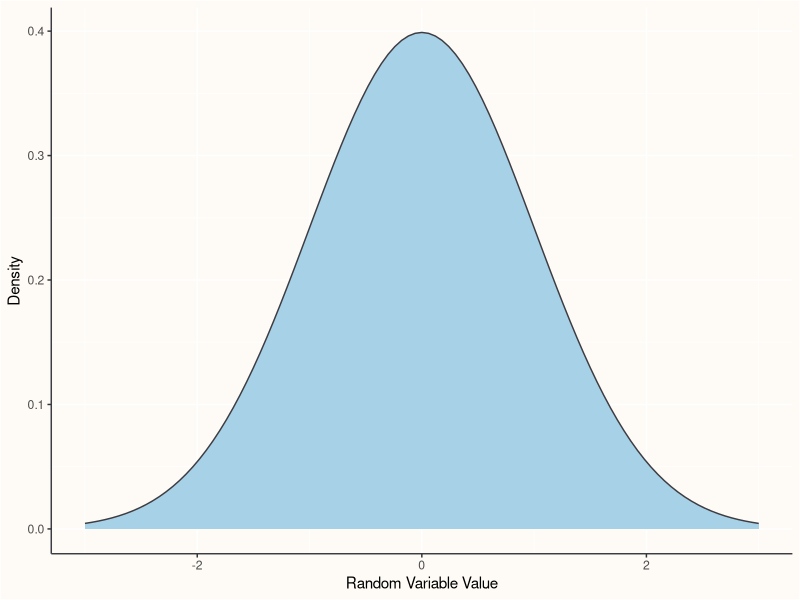
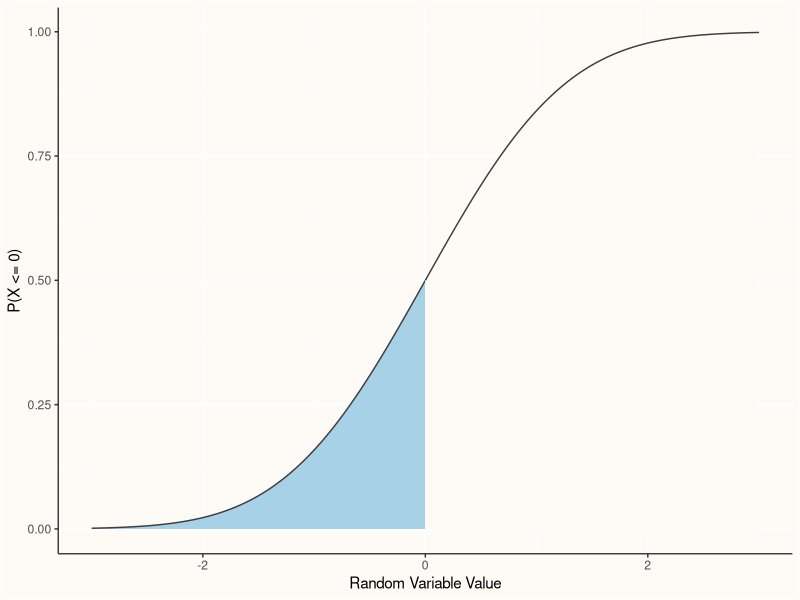
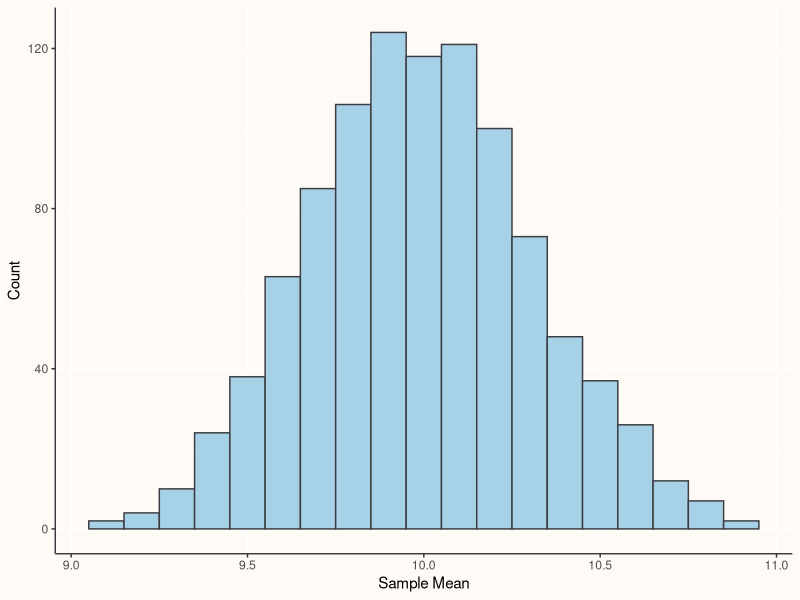
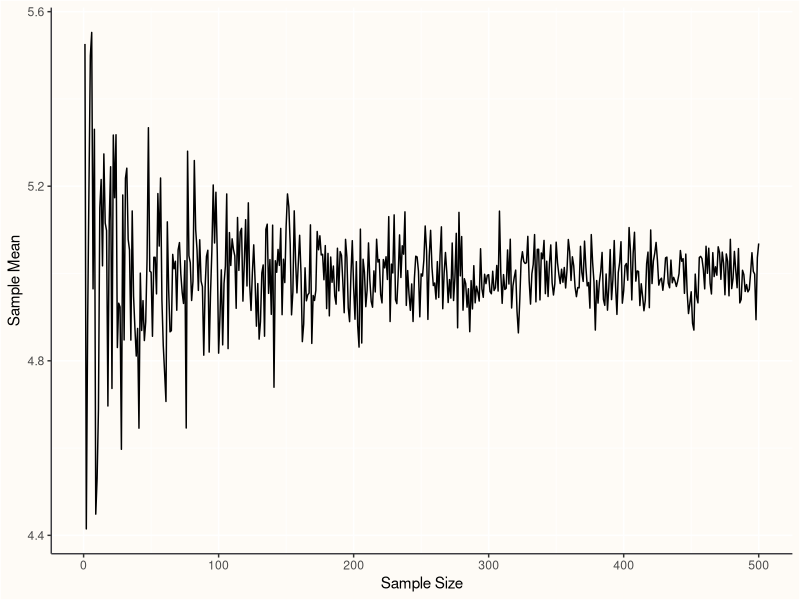
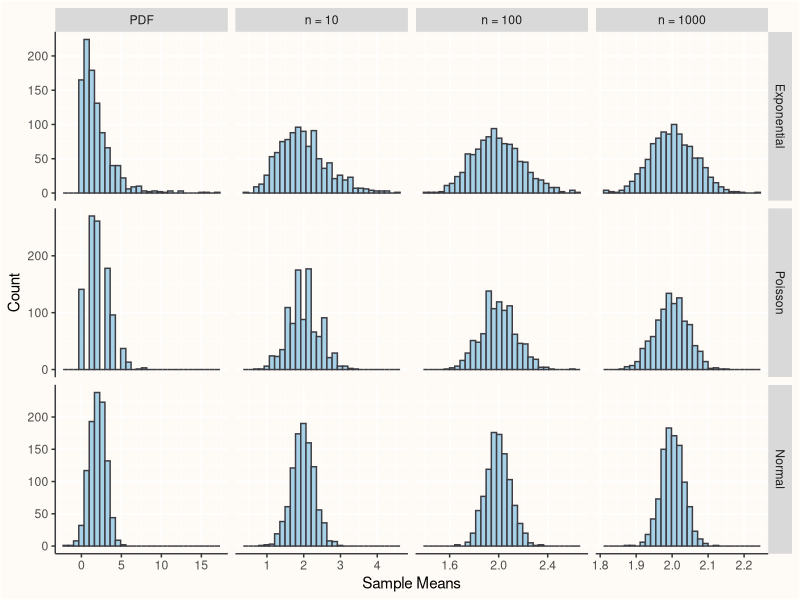
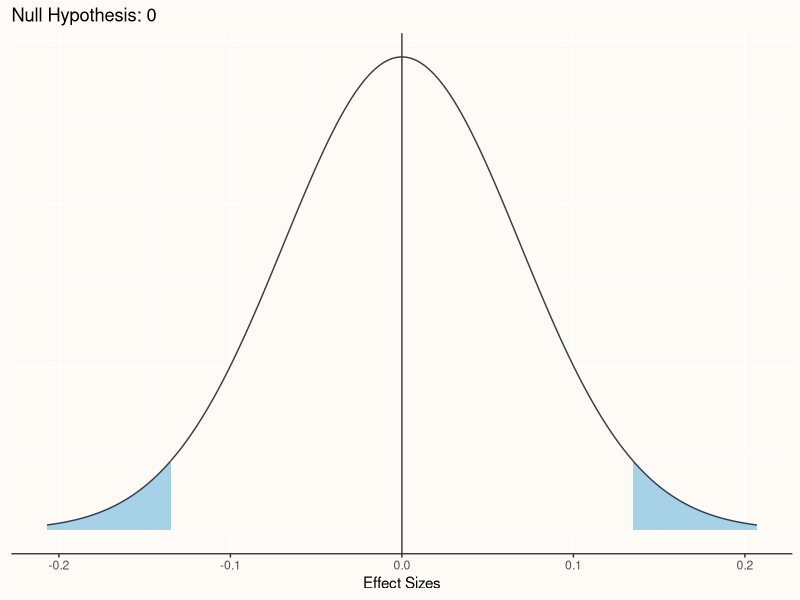
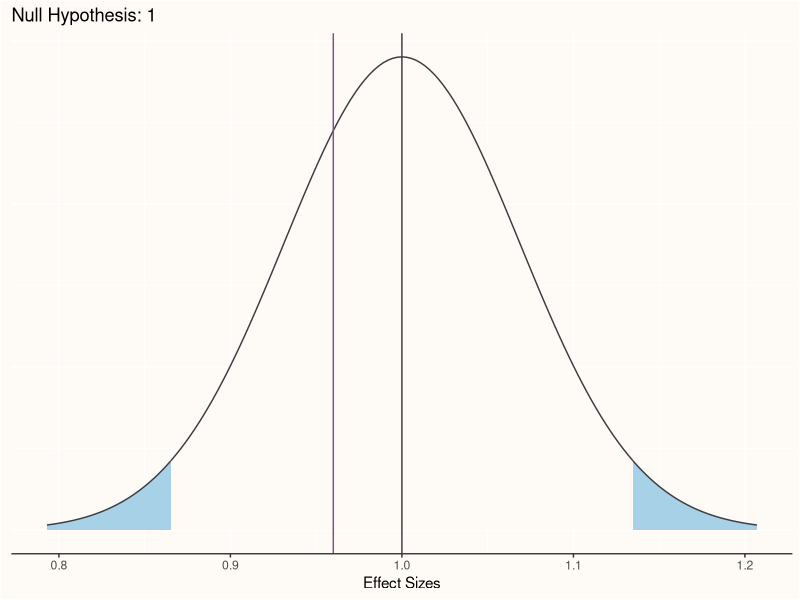
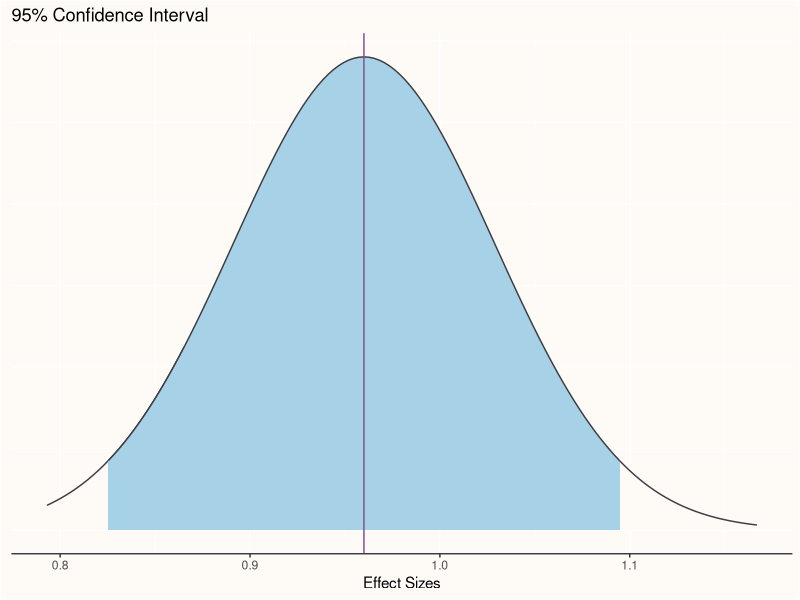

Write R code to recreate these figures, in order.
## ---- chunk 1
library(dplyr)
library(knitr)
library(kableExtra)
library(ggplot2)
## ---- chunk 2

set.seed(9000) # Power level over 9000!
test_group <- c(rep("Fail", 1000), rep("Pass", 4000), rep("Pass+", 500))
test_group_mat <- model.matrix(~as.factor(test_group))
beta <- 
  (c(qlogis(.20), qlogis(.60) - qlogis(.20), qlogis(.80) - qlogis(.20))) |>
  as.matrix(ncol = 1)
hire_latent <- test_group_mat%*%beta 
hire_outcome <- rbinom(length(hire_latent), size = 1, prob = plogis(hire_latent))
hire_data <- 
  data.frame(
    TEST_OUTCOME = test_group,
    HIRE_OUTCOME = hire_outcome,
    HIRE_CATEGORY = dplyr::case_when(
      hire_outcome == 0 ~ "Turndown",
      TRUE ~ "Hire"
    )
  )

xtabs(~TEST_OUTCOME + HIRE_CATEGORY, hire_data) |> 
  prop.table() |> 
  round(3) |>
  kableExtra::kbl() |>
  kableExtra::kable_minimal()

## ---- chunk 3
xtabs(~TEST_OUTCOME + HIRE_CATEGORY, hire_data) |> 
  prop.table(1) |> 
  round(3) |>
  kableExtra::kbl(
    caption = "<em><strong>P(Selection Decision) given Assessment Outcome</strong></em>"
  ) |>
  kableExtra::kable_minimal()
## ---- chunk 4
xtabs(~TEST_OUTCOME + HIRE_CATEGORY, hire_data) |> 
  prop.table(2) |> 
  round(3) |>
  kableExtra::kbl(
    caption = "<em><strong>P(Assessment Outcome) given Selection Decision</strong></em>"
  ) |>
  kableExtra::kable_minimal()
## ---- chunk 5
ggplot2::ggplot(
  NULL,
  ggplot2::aes(
    c(-3, 3)
  )
) + 
  ggplot2::geom_area(
    stat = "function",
    fun = dnorm,
    fill = "#A6D1E6",
    color = "#3D3C42",
    xlim = c(-3, 3)
  ) + 
    ggplot2::theme(
    plot.background = element_rect(fill = "#FEFBF6"),
    panel.background = element_rect(fill = "#FEFBF6"),
    axis.line.x = element_line(colour = "#3D3C42"),
    axis.line.y = element_line(colour = "#3D3C42")
  ) +
  ggplot2::labs(
    x = "Random Variable Value",
    y = "Density"
  )

# ggplot(NULL, aes(c(-3,3))) + 
#   geom_area(stat = "function", fun = dnorm, fill = "red", xlim = c(-3, 0)) +
#   geom_area(stat = "function", fun = dnorm, fill = "blue", xlim = c(0, 3)) +
#   ggplot2::theme(
#     plot.background = element_rect(fill = "#FEFBF6"),
#     panel.background = element_rect(fill = "#FEFBF6"),
#     axis.line.x = element_line(colour = "#3D3C42"),
#     axis.line.y = element_line(colour = "#3D3C42")
#   )
## ---- chunk 6
ggplot2::ggplot(
  NULL,
  ggplot2::aes(
    c(-3, 3)
  )
) + 
  ggplot2::geom_area(
    stat = "function",
    fun = pnorm,
    fill = "#A6D1E6",
    color = "#3D3C42",
    xlim = c(-3, 0)
  ) + 
  ggplot2::geom_area(
    stat = "function",
    fun = pnorm,
    fill = "#FEFBF6",
    color = "#3D3C42",
    xlim = c(0, 3)
  ) +
    ggplot2::theme(
    plot.background = element_rect(fill = "#FEFBF6"),
    panel.background = element_rect(fill = "#FEFBF6"),
    axis.line.x = element_line(colour = "#3D3C42"),
    axis.line.y = element_line(colour = "#3D3C42")
  ) +
  ggplot2::labs(
    x = "Random Variable Value",
    y = "P(X <= 0)"
  )
## ---- chunk 7
set.seed(42)
population_mean <- 10
population_variance <- 5
number_samples <- 1000
sample_size <- 50
sample_mean <- numeric()

for(i in 1:number_samples) {
  x <- rnorm(
    n = sample_size, 
    mean = population_mean,
    sd = sqrt(population_variance)
  )
  
  sample_mean_1 <- mean(x)
  sample_mean <- 
    c(sample_mean, 
      sample_mean_1)
}
## ---- chunk 8
ggplot2::ggplot(
  data = data.frame(X = sample_mean),
  ggplot2::aes(
    x = X
  )
) + 
  ggplot2::geom_histogram(
    binwidth = .10,
    fill = "#A6D1E6",
    color = "#3D3C42"
  ) + 
    ggplot2::theme(
    plot.background = element_rect(fill = "#FEFBF6"),
    panel.background = element_rect(fill = "#FEFBF6"),
    axis.line.x = element_line(colour = "#3D3C42"),
    axis.line.y = element_line(colour = "#3D3C42")
  ) +
  ggplot2::labs(
    x = "Sample Mean",
    y = "Count"
  )
## ---- chunk 9
mean(sample_mean) # Should be close to the population mean
sd(sample_mean) # Standard Error of the Mean
## ---- chunk 10
mean_plot_data <- 
  data.frame(
    N = 1:500,
    SAMPLE_MEAN = NA
  )

for(n in 1:500) {
  
  sample_mean <- 
    rnorm(n = n, mean = 5, sd = 1) |>
    mean()
  
  mean_plot_data[n, 2] <- sample_mean
  
  
}
## ---- chunk 11
ggplot2::ggplot(
  data = mean_plot_data,
  ggplot2::aes(
    x = N, 
    y = SAMPLE_MEAN
  )
) +
  ggplot2::geom_line() + 
    ggplot2::theme(
    plot.background = element_rect(fill = "#FEFBF6"),
    panel.background = element_rect(fill = "#FEFBF6"),
    axis.line.x = element_line(colour = "#3D3C42"),
    axis.line.y = element_line(colour = "#3D3C42")
  ) +
  ggplot2::labs(
    x = "Sample Size",
    y = "Sample Mean"
  )
## ---- chunk 12
df <- 
  data.frame(
    FAMILY = rep(c("Exponential", "Poisson", "Normal"), each = 1000),
    N = rep("PDF", 3000),
    OUTCOME = c(rexp(1000, .50), rpois(1000, lambda = 2), rnorm(1000, mean = 2))
  )

for(i in 1:1000) {
  
  # Exponential family
  mean_rexp_30 <- 
    rexp(10, .50) |>
    mean()
  
  mean_rexp_100 <- 
    rexp(100, .50) |>
    mean()
  
  mean_rexp_1000 <- 
    rexp(1000, .50) |>
    mean()
  
  exp_df <- 
    data.frame(
      FAMILY = rep("Exponential", 3),
      N = c("n = 10", "n = 100", "n = 1000"),
      OUTCOME = c(mean_rexp_30, mean_rexp_100, mean_rexp_1000)
    )
  
  # Poisson Family
  mean_pois_30 <-
    rpois(10, lambda = 2) |>
    mean()
  
  mean_pois_100 <-
    rpois(100, lambda = 2) |>
    mean()
  
  mean_pois_1000 <-
    rpois(1000, lambda = 2) |>
    mean()
  
  pois_df <- 
    data.frame(
      FAMILY = rep("Poisson", 3),
      N = c("n = 10", "n = 100", "n = 1000"),
      OUTCOME = c(mean_pois_30, mean_pois_100, mean_pois_1000)
    )
  
  # Normal family
  mean_norm_30 <- 
    rnorm(10, mean = 2) |>
    mean()
  
  mean_norm_100 <-
    rnorm(100, mean = 2) |>
    mean()
  
  mean_norm_1000 <- 
    rnorm(1000, mean = 2) |>
    mean()
  
  norm_df <- 
    data.frame(
      FAMILY = rep("Normal", 3),
      N = c("n = 10", "n = 100", "n = 1000"),
      OUTCOME = c(mean_norm_30, mean_norm_100, mean_norm_1000)
    )
  
  df <- 
    df |>
    rbind(
      exp_df,
      pois_df,
      norm_df
    )
  
}

df <-
  df |>
  dplyr::mutate(
    FAMILY = factor(
      FAMILY, 
      ordered = T, 
      levels = c("Exponential", "Poisson", "Normal")
    ),
    N = factor(
      N,
      ordered = TRUE,
      levels = c("PDF", "n = 10", "n = 100", "n = 1000")
    )
  )


ggplot2::ggplot(
  data = df,
  ggplot2::aes(
    x = OUTCOME
  )
) + 
  ggplot2::facet_grid(
    FAMILY ~ N,
    scales = "free"
  ) +
  ggplot2::geom_histogram(
    fill = "#A6D1E6",
    color = "#3D3C42"
  ) + 
   ggplot2::theme(
    plot.background = element_rect(fill = "#FEFBF6"),
    panel.background = element_rect(fill = "#FEFBF6"),
    axis.line.x = element_line(colour = "#3D3C42"),
    axis.line.y = element_line(colour = "#3D3C42")
  ) +
  ggplot2::labs(
    x = "Sample Means",
    y = "Count"
  )

## ---- chunk 13
# Set the parameters 
set.seed(32) # Seed for reproducibility
n <- 500 # Sample size
b0 <- 2 # Population Regression Intercept
b1 <- 1 # Population Regression Slope
sigma <- 4 # Population variance

x1 <- sample(
  1:5, 
  size = n, 
  replace = TRUE, 
  prob = c(.10, .15, .15, .30, .30)
)

x2 <- sample(
  1:5,
  size = n,
  replace = TRUE
)

# Generate dependent var.
y <- rnorm(
  n = n, 
  mean = b0 + b1*x1 + 0*x2, 
  sd = sqrt(sigma)
) 

mod <- lm(y ~ x1 + x2) # Estimate model 
## ---- chunk 14
summary(mod)
## ---- chunk 15
summary(mod)
## ---- chunk 16
ggplot2::ggplot(
  NULL,
  ggplot2::aes(
    c(
      qnorm(.0013, sd = summary(mod)$coef[2, 2]),
      qnorm(1 - .0013, sd = summary(mod)$coef[2, 2])
    )
  )
) + 
  ggplot2::geom_area(
    stat = "function",
    fun = dnorm,
    args = list(mean = 0, sd = summary(mod)$coef[2, 2]),
    fill = "#A6D1E6",
    color = "#3D3C42",
    xlim = c(qnorm(.0013, sd = summary(mod)$coef[2, 2]), qnorm(.025, mean = 0, sd = summary(mod)$coef[2, 2]))
  ) +
  ggplot2::geom_area(
    stat = "function",
    fun = dnorm,
    args = list(mean = 0, sd = summary(mod)$coef[2, 2]),
    color = "#3D3C42",
    fill = "#FEFBF6",
    xlim = c(qnorm(.025, mean = 0, sd = summary(mod)$coef[2, 2]), qnorm(.975, sd = summary(mod)$coef[2, 2]))
  ) + 
  ggplot2::geom_area(
    stat = "function",
    fun = dnorm,
    args = list(mean = 0, sd = summary(mod)$coef[2, 2]),
    fill = "#A6D1E6",
    color = "#3D3C42",
    xlim = c(qnorm(.975, mean = 0, sd = summary(mod)$coef[2, 2]), qnorm(1 - .0013, sd = summary(mod)$coef[2, 2]))
  ) + 
  ggplot2::theme(
    plot.background = element_rect(fill = "#FEFBF6"),
    panel.background = element_rect(fill = "#FEFBF6"),
    axis.line.x = element_line(colour = "#3D3C42"),
    axis.ticks.y = ggplot2::element_line(size = 0),
    axis.text.y = ggplot2::element_blank(),
    axis.title.y = ggplot2::element_blank()
  ) +
  ggplot2::labs(
    x = "Effect Sizes",
    title = "Null Hypothesis: 0"
  ) +
  ggplot2::geom_vline(
    xintercept = 0,
    color = "#3D3C42"
  )

## ---- chunk 17
ggplot2::ggplot(
  NULL,
  ggplot2::aes(
    c(
      qnorm(.0013, mean = 1, sd = summary(mod)$coef[2, 2]),
      qnorm(1 - .0013, mean = 1, sd = summary(mod)$coef[2, 2])
    )
  )
) + 
  ggplot2::geom_area(
    stat = "function",
    fun = dnorm,
    args = list(mean = 1, sd = summary(mod)$coef[2, 2]),
    fill = "#A6D1E6",
    color = "#3D3C42",
    xlim = c(qnorm(.0013, mean = 1, sd = summary(mod)$coef[2, 2]), qnorm(.025, mean = 1, sd = summary(mod)$coef[2, 2]))
  ) +
  ggplot2::geom_area(
    stat = "function",
    fun = dnorm,
    args = list(mean = 1, sd = summary(mod)$coef[2, 2]),
    color = "#3D3C42",
    fill = "#FEFBF6",
    xlim = c(qnorm(.025, mean = 1, sd = summary(mod)$coef[2, 2]), qnorm(.975, mean = 1, sd = summary(mod)$coef[2, 2]))
  ) + 
  ggplot2::geom_area(
    stat = "function",
    fun = dnorm,
    args = list(mean = 1, sd = summary(mod)$coef[2, 2]),
    fill = "#A6D1E6",
    color = "#3D3C42",
    xlim = c(qnorm(.975, mean = 1, sd = summary(mod)$coef[2, 2]), qnorm(1 - .0013, mean = 1, sd = summary(mod)$coef[2, 2]))
  ) + 
  ggplot2::theme(
    plot.background = element_rect(fill = "#FEFBF6"),
    panel.background = element_rect(fill = "#FEFBF6"),
    axis.line.x = element_line(colour = "#3D3C42"),
    axis.ticks.y = ggplot2::element_line(size = 0),
    axis.text.y = ggplot2::element_blank(),
    axis.title.y = ggplot2::element_blank()
  ) +
  ggplot2::labs(
    x = "Effect Sizes",
    title = "Null Hypothesis: 1"
  ) +
  ggplot2::geom_vline(
    xintercept = 1,
    color = "#3D3C42"
  ) +
  ggplot2::geom_vline(
    xintercept = round(summary(mod)$coef[2, 1], 2),
    color = "#7F5283"
  )

## ---- chunk 18

# X2 coefficient and SE
x2_beta <- summary(mod)$coef[3, 1]
x2_se <- summary(mod)$coef[3, 2]

# Test statistics
test_stat_0 <- (x2_beta - 0) / x2_se # Null = 0
test_stat_25 <- (x2_beta - .25) / x2_se # Null = .25

# P-value for x2 when null hypothesis = 0 (using a central T distribution)
pnorm(abs(test_stat_0), mean = 0, sd = 1, lower.tail = FALSE) * 2 |>
  round(3)

# P-value for x2 when null hypothesis = .25
pnorm(abs(test_stat_25), mean = 0, sd = 1, lower.tail = FALSE) * 2 |>
  round(3)

## ---- chunk 19
cf_mean <- round(summary(mod)$coef[2, 1], 2)

ggplot2::ggplot(
  NULL,
  ggplot2::aes(
    c(
      qnorm(.0013, mean = cf_mean, sd = summary(mod)$coef[2, 2]),
      qnorm(1 - .0013, mean = cf_mean, sd = summary(mod)$coef[2, 2])
    )
  )
) + 
  ggplot2::geom_area(
    stat = "function",
    fun = dnorm,
    args = list(mean = cf_mean, sd = summary(mod)$coef[2, 2]),
    fill = "#FEFBF6",
    color = "#3D3C42",
    xlim = c(qnorm(.0013, mean = 1, sd = summary(mod)$coef[2, 2]), qnorm(.025, mean = 1, sd = summary(mod)$coef[2, 2]))
  ) +
  ggplot2::geom_area(
    stat = "function",
    fun = dnorm,
    args = list(mean = cf_mean, sd = summary(mod)$coef[2, 2]),
    color = "#3D3C42",
    fill = "#A6D1E6",
    xlim = c(qnorm(.025, mean = cf_mean, sd = summary(mod)$coef[2, 2]), qnorm(.975, mean = cf_mean, sd = summary(mod)$coef[2, 2]))
  ) + 
  ggplot2::geom_area(
    stat = "function",
    fun = dnorm,
    args = list(mean = cf_mean, sd = summary(mod)$coef[2, 2]),
    fill = "#FEFBF6",
    color = "#3D3C42",
    xlim = c(qnorm(.975, mean = cf_mean, sd = summary(mod)$coef[2, 2]), qnorm(1 - .0013, mean = cf_mean, sd = summary(mod)$coef[2, 2]))
  ) + 
  ggplot2::theme(
    plot.background = element_rect(fill = "#FEFBF6"),
    panel.background = element_rect(fill = "#FEFBF6"),
    axis.line.x = element_line(colour = "#3D3C42"),
    axis.ticks.y = ggplot2::element_line(size = 0),
    axis.text.y = ggplot2::element_blank(),
    axis.title.y = ggplot2::element_blank()
  ) +
  ggplot2::labs(
    x = "Effect Sizes",
    title = "95% Confidence Interval"
  ) +
  ggplot2::geom_vline(
    xintercept = round(summary(mod)$coef[2, 1], 2),
    color = "#7F5283"
  )

## ---- chunk 20

confint_mod <- confint(mod) # Creates 95% confidence intervals
x1_coef <- summary(mod)$coef[2, 1]
x1_se <- summary(mod)$coef[2, 2]
x1_lower <- confint_mod[2, 1]
x1_upper <- confint_mod[2, 2]
x1_lower_pvalue <- pnorm(x1_coef, mean = x1_lower, sd = x1_se, lower.tail = F)*2
x1_upper_pvalue <- pnorm(x1_coef, mean = x1_upper, sd = x1_se, lower.tail = T)*2

## ---- chunk 21

tibble::tibble(
  X1_COEF = x1_coef,
  X1_STD_ERROR = x1_se,
  X1_LOWER_CI = x1_lower,
  X1_UPPER_CI = x1_upper,
  X1_LOWER_P = x1_lower_pvalue,
  X1_UPPER_P = x1_upper_pvalue
) |>
  round(3)

## ---- chunk 22

# Set the parameters 
set.seed(3342) # Seed for reproducibility
n <- 500 # Sample size
b0 <- 2 # Population Regression Intercept
b1 <- 1 # Population Regression Slope
sigma <- 4 # Population variance

x1 <- sample(
  1:5, 
  size = n, 
  replace = TRUE, 
  prob = c(.10, .15, .15, .30, .30)
)

x2 <- sample(
  1:5,
  size = n,
  replace = TRUE
)

ci_vec <- numeric() # Create CI vector
for(i in 1:500) {
  
  # Generate dependent var.
  y <- rnorm(
  n = n, 
  mean = b0 + b1*x1 + 0*x2, 
  sd = sqrt(sigma)
) 
  
  mod <- lm(y ~ x1 + x2) # Estimate model 
  
  # Get CI
  ci_mod <- confint(mod)
  ci_lower <- ci_mod[2, 1]
  ci_upper <- ci_mod[2, 2]
  
  # Does CI contain pop. par -- Yes or No
  coverage <- ci_lower <= b1 & b1 <= ci_upper
  ci_vec <- c(ci_vec, coverage)
  
}
## ---- chunk 23
# What proportion of CIs contained pop. par.?
mean(ci_vec)
